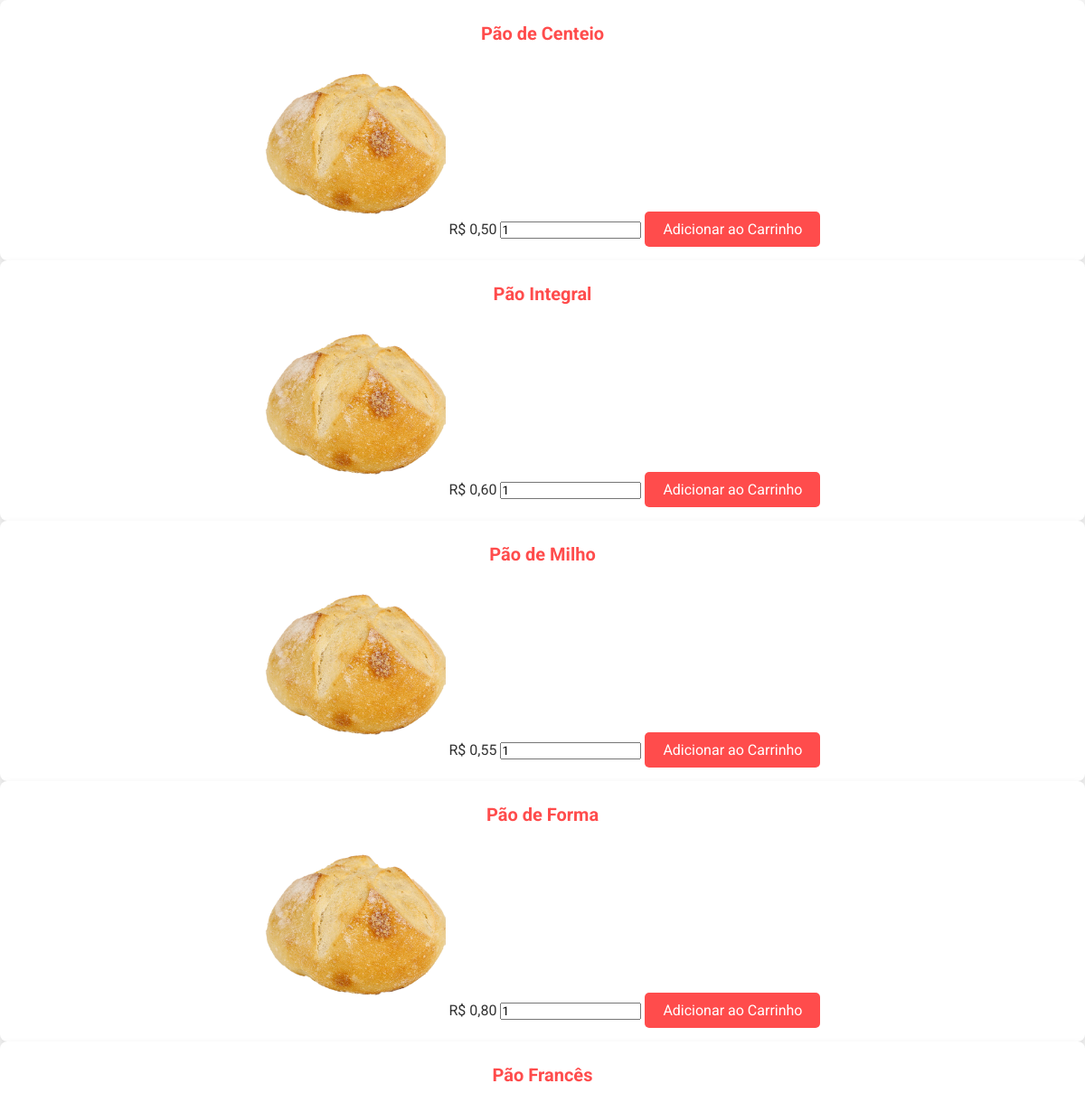
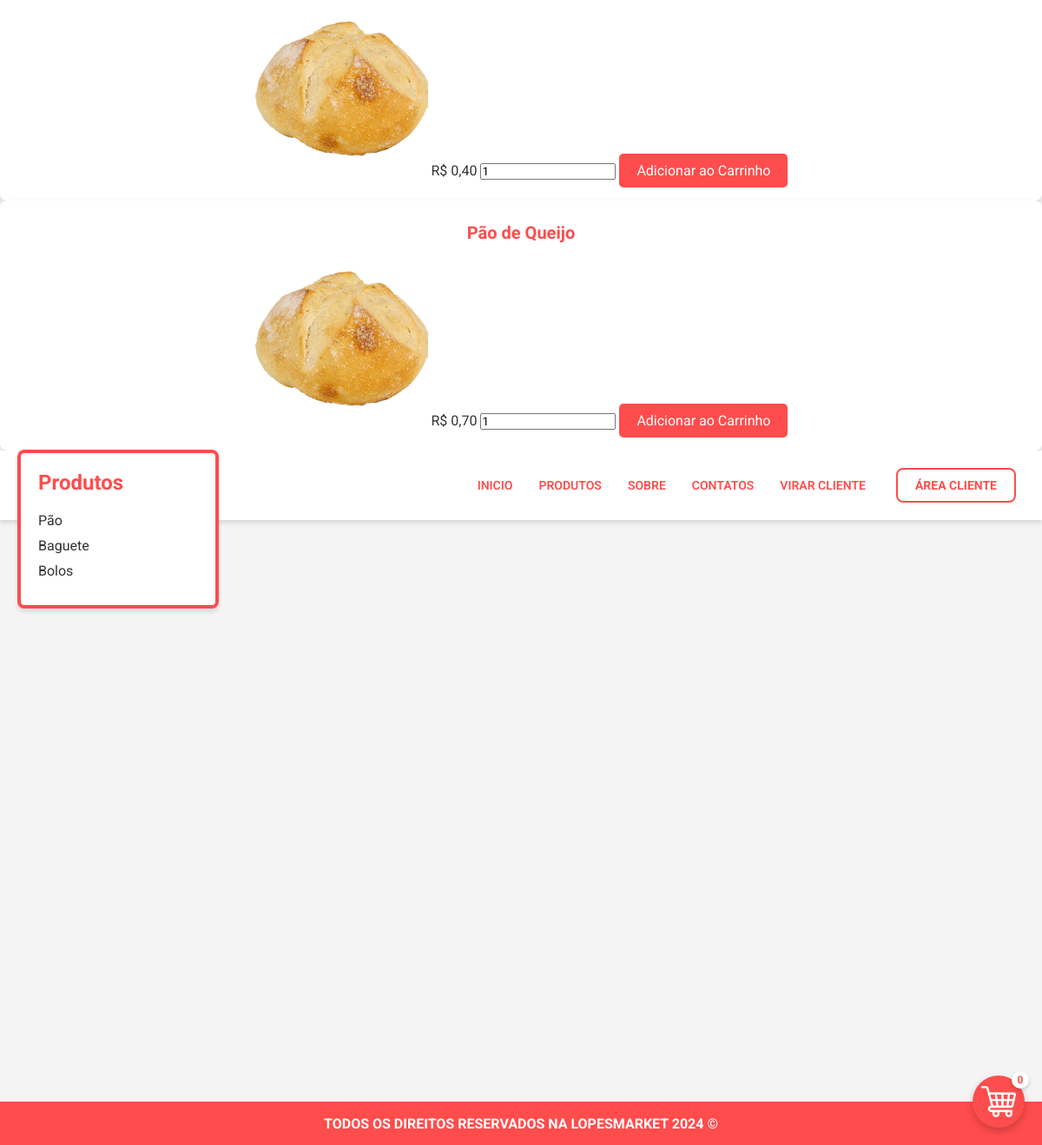
Screenshot of /produtos/padaria/padaria1.php with the database file from the repository (2 pictures, top to bottom).
### tables this page shows
CREATE TABLE IF NOT EXISTS `produtos` (
  `id` int(11) NOT NULL AUTO_INCREMENT,
  `nome` varchar(100) NOT NULL,
  `descricao` text DEFAULT NULL,
  `preco` decimal(10,2) NOT NULL,
  `imagem` varchar(255) DEFAULT NULL,
  `categoria` varchar(50) DEFAULT NULL,
  PRIMARY KEY (`id`)
);

### produtos/padaria/padaria1.php (the view, shortened to what this page needs)
<?php
require_once 'db_connect.php';
$sql = "SELECT * FROM produtos";
$result = $conn->query($sql);
if ($result->num_rows > 0) {
    while($row = $result->fetch_assoc()) {
        echo "
            <div class='product'>
                <h4>$row[nome]</h4>
                <img src='$row[imagem]' alt='$row[nome]'>
                <span>R$ " . number_format($row['preco'], 2, ',', '.') . "</span>
                <input type='number' class='quantity-input' value='1'>
                <button class='btn-order' data-id='$row[id]' data-price='$row[preco]'>Adicionar ao Carrinho</button>
            </div>
        ";
    }
} else {
    echo "Nenhum produto encontrado";
}
?>
<!DOCTYPE html>
<html lang="pt-BR">
<head>
    <link rel="stylesheet" href="../styles/style.css">
</head>
<body>
    <header>
        <div id="headerimg">
        </div>
        <div id="headerselect">
            <a href="../../index.php">INICIO</a>
            <a href="../../index.php#container2">PRODUTOS</a>
            <a href="#">SOBRE</a>
            <a href="#">CONTATOS</a>
            <a href="formulario.html">VIRAR CLIENTE</a>
            <button id="buttonheader" onclick="window.location.href='<?php echo $redirectUrl; ?>'"><strong>ÁREA CLIENTE</strong></button>
        </div>
    </header>
    <main>
        <div class="main-container">
            <div class="sidebar">
                <h3>Produtos</h3>
                <ul>
                    <li><a href="padaria1.php">Pão</a></li>
                    <li><a href="padaria2.php">Baguete</a></li>
                    <li><a href="padaria3.php">Bolos</a></li>
                </ul>
            </div>
        </div>
        <div id="cart-container">
            <img src="../../img/carrinho-de-compras.png" alt="Carrinho" id="cart-icon">
            <div id="cart-count">0</div>
        </div>
    </main>
    <footer>
        <p><strong>TODOS OS DIREITOS RESERVADOS NA LOPESMARKET 2024 ©</strong></p>
    </footer>
</body>
</html>

### produtos/styles/style.css (style rules this page uses)
* { padding: 0; margin: 0; box-sizing: border-box; text-decoration: none; font-family: "Roboto", sans-serif; }
body { background-color: #f4f4f4; color: #333; display: flex; flex-direction: column; min-height: 100vh; }
header { display: flex; align-items: center; justify-content: space-between; height: 80px; background-color: #fff; box-shadow: 0px 4px 4px rgba(0, 0, 0, 0.1); padding: 0 30px; }
#headerselect { display: flex; align-items: center; }
#headerselect a { color: #FF4C4C; padding: 0 15px; font-weight: 600; font-size: 14px; transition: color 0.3s ease; }
#buttonheader { padding: 10px 20px; margin-left: 20px; font-size: 14px; font-weight: 600; color: #FF4C4C; background-color: #fff; border: 2px solid #FF4C4C; border-radius: 8px; cursor: pointer; transition: background-color 0.4s ease, color 0.4s ease; }
.main-container { display: flex; align-items: center; justify-content: center; min-height: calc(100vh - 180px); padding-top: 100px; }
#cart-container { position: fixed; bottom: 20px; right: 20px; width: 60px; height: 60px; background-color: #ff4d4d; border-radius: 50%; display: flex; justify-content: center; align-items: center; box-shadow: 0 4px 8px rgba(0, 0, 0, 0.2); cursor: pointer; z-index: 1000; }
#cart-icon { width: 40px; height: 40px; }
#cart-count { position: absolute; top: -5px; right: -5px; background-color: #fff; color: #ff4d4d; width: 20px; height: 20px; border-radius: 50%; font-size: 12px; font-weight: bold; display: flex; justify-content: center; align-items: center; box-shadow: 0 2px 4px rgba(0, 0, 0, 0.2); }
footer { background-color: #FF4C4C; margin-top: 50px; width: 100%; height: 50px; color: white; display: flex; text-align: center; align-items: center; justify-content: center; }
.main-container { display: flex; justify-content: space-between; padding: 20px; max-width: 1200px; margin: 0 auto; }
.sidebar { width: 20%; padding: 20px; background-color: #fff; box-shadow: 0px 4px 4px rgba(0, 0, 0, 0.1); border-radius: 8px; position: relative; top: -300px; border: 4px solid #FF4C4C }
.sidebar h3 { color: #FF4C4C; font-size: 1.5rem; margin-bottom: 20px; }
.sidebar ul { list-style-type: none; padding: 0; }
.sidebar ul li { margin: 10px 0; }
.sidebar ul li a { color: #333; font-size: 1rem; text-decoration: none; }
.product { background-color: #fff; padding: 15px; text-align: center; box-shadow: 0px 4px 10px rgba(0, 0, 0, 0.1); border-radius: 8px; }
.product img { width: 200px; height: 200px; }
.product h4 { color: #FF4C4C; font-size: 1.25rem; margin: 10px 0; }
.btn-order { background-color: #FF4C4C; color: white; border: none; padding: 10px 20px; font-size: 1rem; cursor: pointer; border-radius: 5px; margin-top: 10px; }

### rows the page displays
produtos: nome "Pão de Centeio", imagem (picture), preco "0,50"
produtos: nome "Pão Integral", imagem (picture), preco "0,60"
produtos: nome "Pão de Milho", imagem (picture), preco "0,55"
produtos: nome "Pão de Forma", imagem (picture), preco "0,80"
produtos: nome "Pão Francês", imagem (picture), preco "0,40"
produtos: nome "Pão de Queijo", imagem (picture), preco "0,70"
